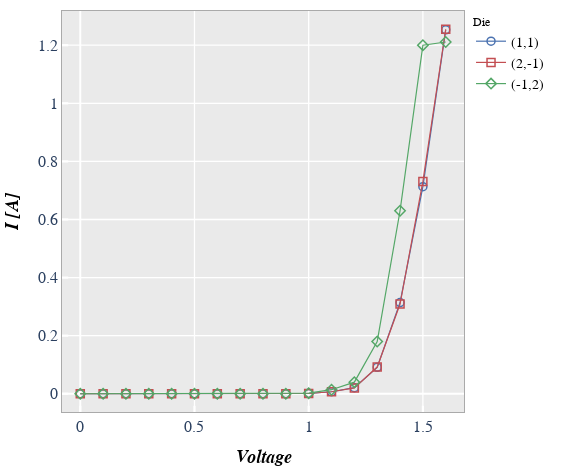

Notebook cell for this chart:
### Markdown cell above
Using the <a href="plot.html#Legend">identical function call</a> we used for `matplotlib` with data filtering and a specfied `legend` keyword, we can achieve a very similar result in `plotly`.  However, with `plotly`'s interactivity, we have new options available to us such as clicking on a legend label to disable the associated curve:

### Code cell
fcp.plot(df, x='Voltage', y='I [A]', legend='Die',
         filter='Substrate=="Si" & Target Wavelength==450 & Boost Level==0.2 & Temperature [C]==25')

### Figure 1 — Plotly figure (JSON) as saved in the notebook; plotly's stock layout.template omitted (floating-point values rounded to 4 significant figures)
{"data": [{"line": {"width": 1.2}, "marker": {"color": "#4b72b0", "line": {"color": "#4b72b0", "width": 1.5}, "size": 8, "symbol": "circle-open"}, "mode": "lines+markers", "name": "(1,1)", "showlegend": true, "type": "scatter", "x": [0, 0.1, 0.2, 0.3, 0.4, 0.5, 0.6, 0.7, 0.8, 0.9, 1, 1.1, 1.2, 1.3, 1.4, 1.5, 1.6], "xaxis": "x", "y": [0, 0, 0, 0, 0, 0, 0, 0, 0, 0, 0.001, 0.007, 0.021, 0.091, 0.314, 0.713, 1.253], "yaxis": "y"}, {"line": {"width": 1.2}, "marker": {"color": "#c34e52", "line": {"color": "#c34e52", "width": 1.5}, "size": 8, "symbol": "square-open"}, "mode": "lines+markers", "name": "(2,-1)", "showlegend": true, "type": "scatter", "x": [0, 0.1, 0.2, 0.3, 0.4, 0.5, 0.6, 0.7, 0.8, 0.9, 1, 1.1, 1.2, 1.3, 1.4, 1.5, 1.6], "xaxis": "x", "y": [0, 0, 0, 0, 0, 0, 0, 0, 0, 0, 0.001, 0.007, 0.02, 0.092, 0.309, 0.731, 1.255], "yaxis": "y"}, {"line": {"width": 1.2}, "marker": {"color": "#54a767", "line": {"color": "#54a767", "width": 1.5}, "size": 8, "symbol": "diamond-open"}, "mode": "lines+markers", "name": "(-1,2)", "showlegend": true, "type": "scatter", "x": [0, 0.1, 0.2, 0.3, 0.4, 0.5, 0.6, 0.7, 0.8, 0.9, 1, 1.1, 1.2, 1.3, 1.4, 1.5, 1.6], "xaxis": "x", "y": [0, 0, 0, 0, 0, 0, 0, 0, 0, 0, 0.002, 0.014, 0.04, 0.18, 0.63, 1.2, 1.211], "yaxis": "y"}], "layout": {"autosize": false, "height": 476, "legend": {"bgcolor": "#ffffff", "bordercolor": "#ffffff", "borderwidth": 1, "font": {"color": "black", "family": "sans-serif", "size": 14}, "title": {"font": {"family": "sans-serif", "size": 12}, "text": "Die"}, "traceorder": "normal", "x": 1.015, "xanchor": "left", "y": 1.002}, "margin": {"b": 64, "l": 62, "r": 123, "t": 10}, "modebar": {"orientation": "v"}, "paper_bgcolor": "#ffffff", "plot_bgcolor": "#eaeaea", "showlegend": true, "title": {"x": 0.5579, "y": 0.9748}, "width": 587, "xaxis": {"anchor": "y", "domain": [0, 1], "gridcolor": "#ffffff", "griddash": "solid", "gridwidth": 1.3, "linecolor": "#aaaaaa", "linewidth": 1, "mirror": true, "range": [-0.08, 1.68], "showline": true, "showticklabels": true, "tickcolor": "#ffffff", "tickfont": {"family": "sans-serif", "size": 16}, "ticklen": 6.2, "ticks": "inside", "tickwidth": 2.2, "title": {"font": {"color": "#000000", "family": "sans-serif", "size": 18}, "standoff": 15, "text": "<i><b>Voltage</b></i>"}}, "yaxis": {"anchor": "x", "domain": [0, 1], "gridcolor": "#ffffff", "griddash": "solid", "gridwidth": 1.3, "linecolor": "#aaaaaa", "linewidth": 1, "mirror": true, "range": [-0.06275, 1.318], "showline": true, "showticklabels": true, "tickcolor": "#ffffff", "tickfont": {"family": "sans-serif", "size": 16}, "ticklen": 6.2, "ticks": "inside", "tickwidth": 2.2, "title": {"font": {"color": "#000000", "family": "sans-serif", "size": 18}, "standoff": 15, "text": "<i><b>I [A]</b></i>"}}}}
